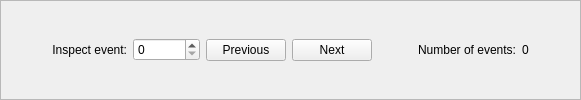
     <widget class="QFrame" name="frEventNumber">
      <property name="frameShape">
       <enum>QFrame::StyledPanel</enum>
      </property>
      <property name="frameShadow">
       <enum>QFrame::Raised</enum>
      </property>
      <layout class="QHBoxLayout" name="horizontalLayout_14">
       <property name="topMargin">
        <number>3</number>
       </property>
       <property name="bottomMargin">
        <number>3</number>
       </property>
       <item>
        <spacer name="horizontalSpacer_40">
         <property name="orientation">
          <enum>Qt::Horizontal</enum>
         </property>
         <property name="sizeHint" stdset="0">
          <size>
           <width>40</width>
           <height>20</height>
          </size>
         </property>
        </spacer>
       </item>
       <item>
        <widget class="QLabel" name="label_14">
         <property name="text">
          <string>Inspect event:</string>
         </property>
         <property name="alignment">
          <set>Qt::AlignRight|Qt::AlignTrailing|Qt::AlignVCenter</set>
         </property>
        </widget>
       </item>
       <item>
        <widget class="QSpinBox" name="sbEvent">
         <property name="minimumSize">
          <size>
           <width>0</width>
           <height>23</height>
          </size>
         </property>
         <property name="keyboardTracking">
          <bool>false</bool>
         </property>
         <property name="maximum">
          <number>10000000</number>
         </property>
        </widget>
       </item>
       <item>
        <widget class="QPushButton" name="pbPreviousEvent">
         <property name="text">
          <string>Previous</string>
         </property>
        </widget>
       </item>
       <item>
        <widget class="QPushButton" name="pbNextEvent">
         <property name="text">
          <string>Next</string>
         </property>
        </widget>
       </item>
       <item>
        <spacer name="horizontalSpacer_39">
         <property name="orientation">
          <enum>Qt::Horizontal</enum>
         </property>
         <property name="sizeHint" stdset="0">
          <size>
           <width>40</width>
           <height>20</height>
          </size>
         </property>
        </spacer>
       </item>
       <item>
        <widget class="QLabel" name="label_4">
         <property name="text">
          <string>Number of events:</string>
         </property>
         <property name="alignment">
          <set>Qt::AlignRight|Qt::AlignTrailing|Qt::AlignVCenter</set>
         </property>
        </widget>
       </item>
       <item>
        <widget class="QLabel" name="labTotal">
         <property name="maximumSize">
          <size>
           <width>70</width>
           <height>16777215</height>
          </size>
         </property>
         <property name="text">
          <string>0</string>
         </property>
         <property name="alignment">
          <set>Qt::AlignLeading|Qt::AlignLeft|Qt::AlignVCenter</set>
         </property>
        </widget>
       </item>
       <item>
        <spacer name="horizontalSpacer_41">
         <property name="orientation">
          <enum>Qt::Horizontal</enum>
         </property>
         <property name="sizeHint" stdset="0">
          <size>
           <width>40</width>
           <height>20</height>
          </size>
         </property>
        </spacer>
       </item>
      </layout>
     </widget>
